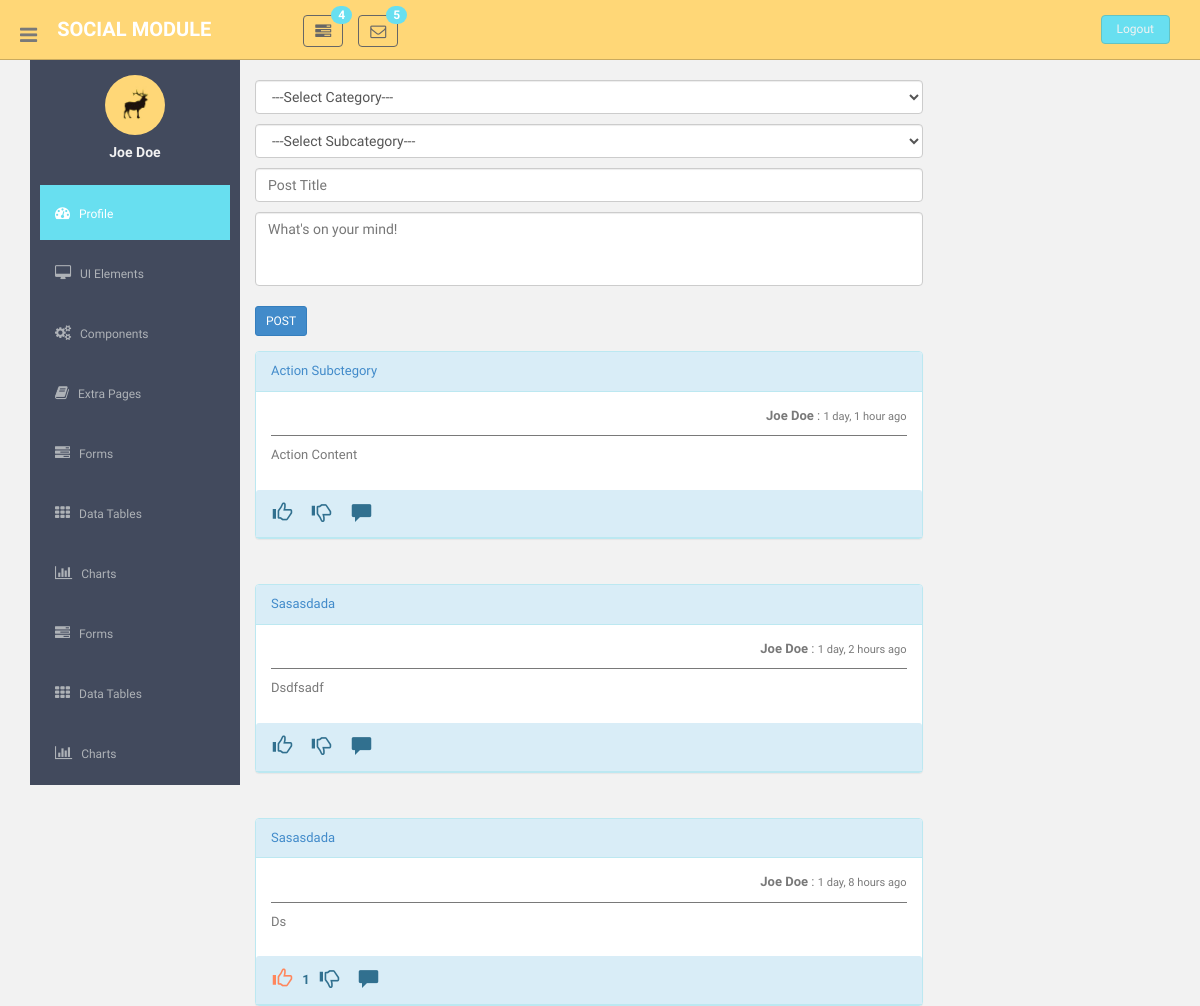
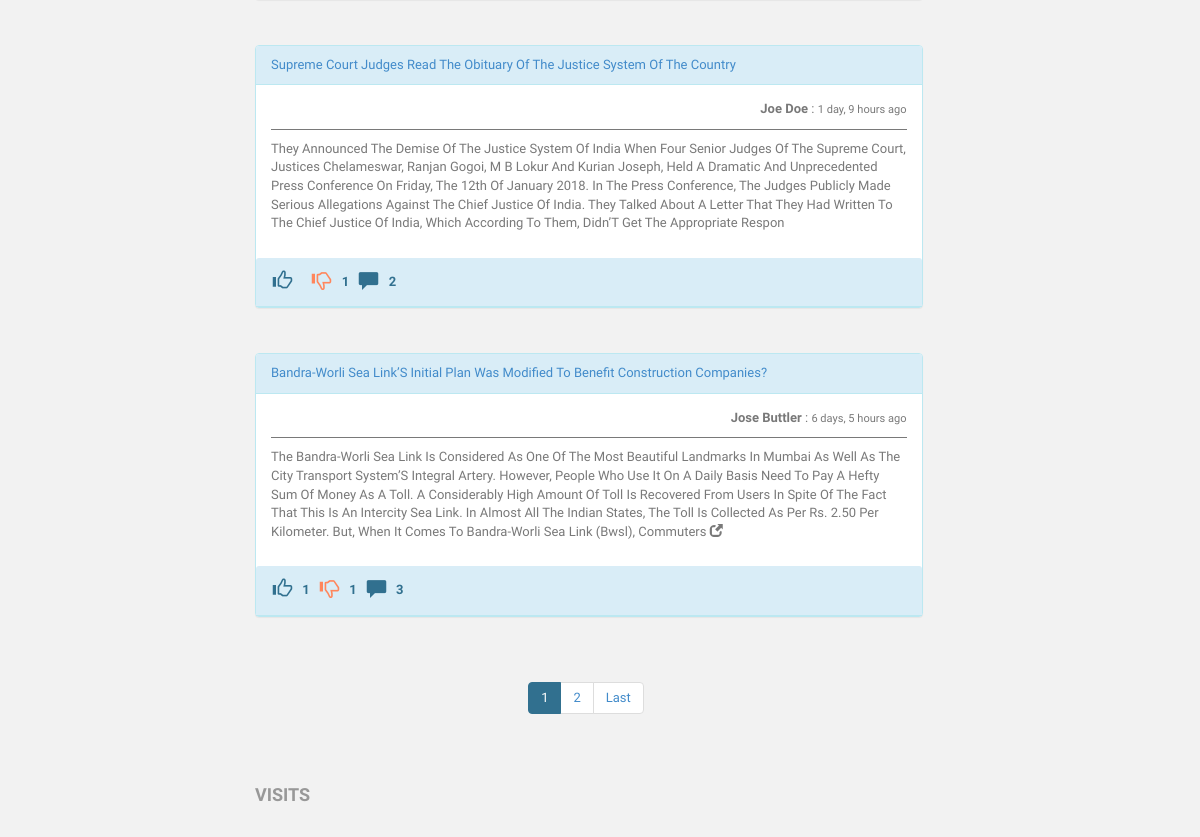
/dashboard/ (signed in, upper part), run on an earlier commit of the app's database (2 pictures, top to bottom).
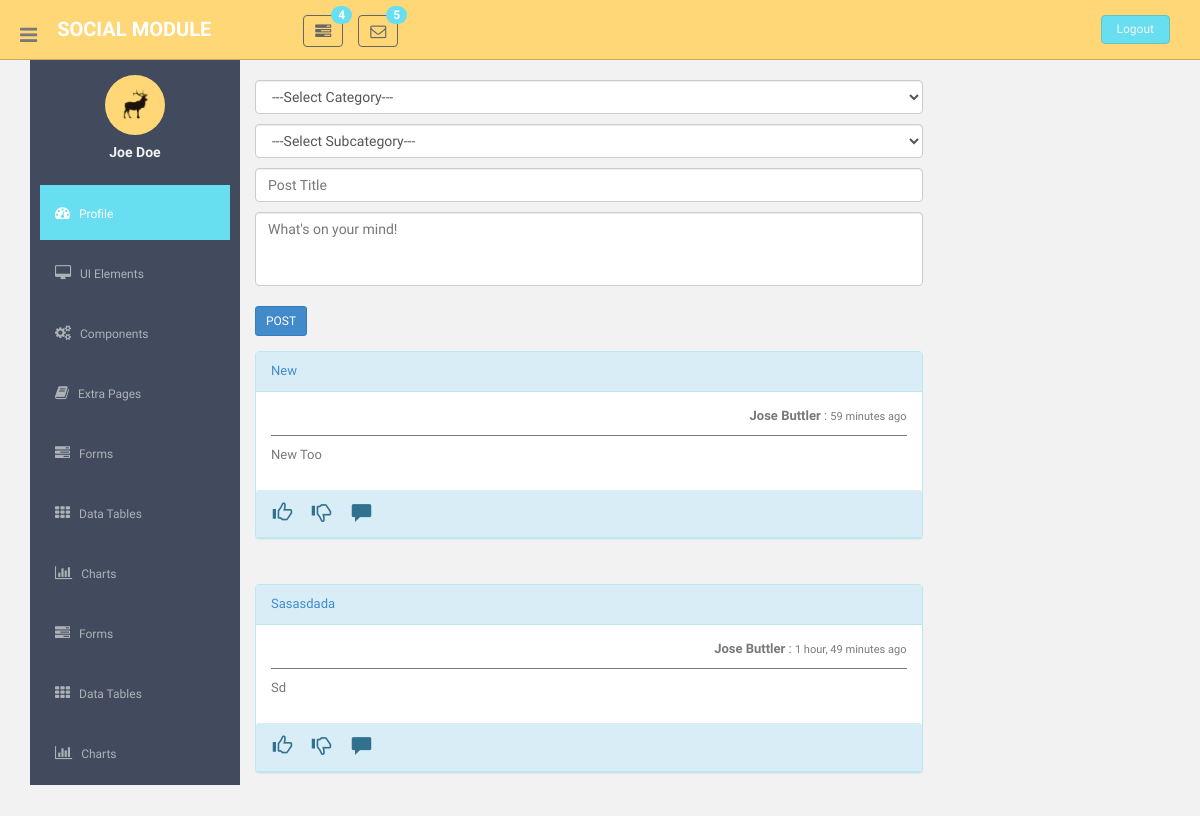
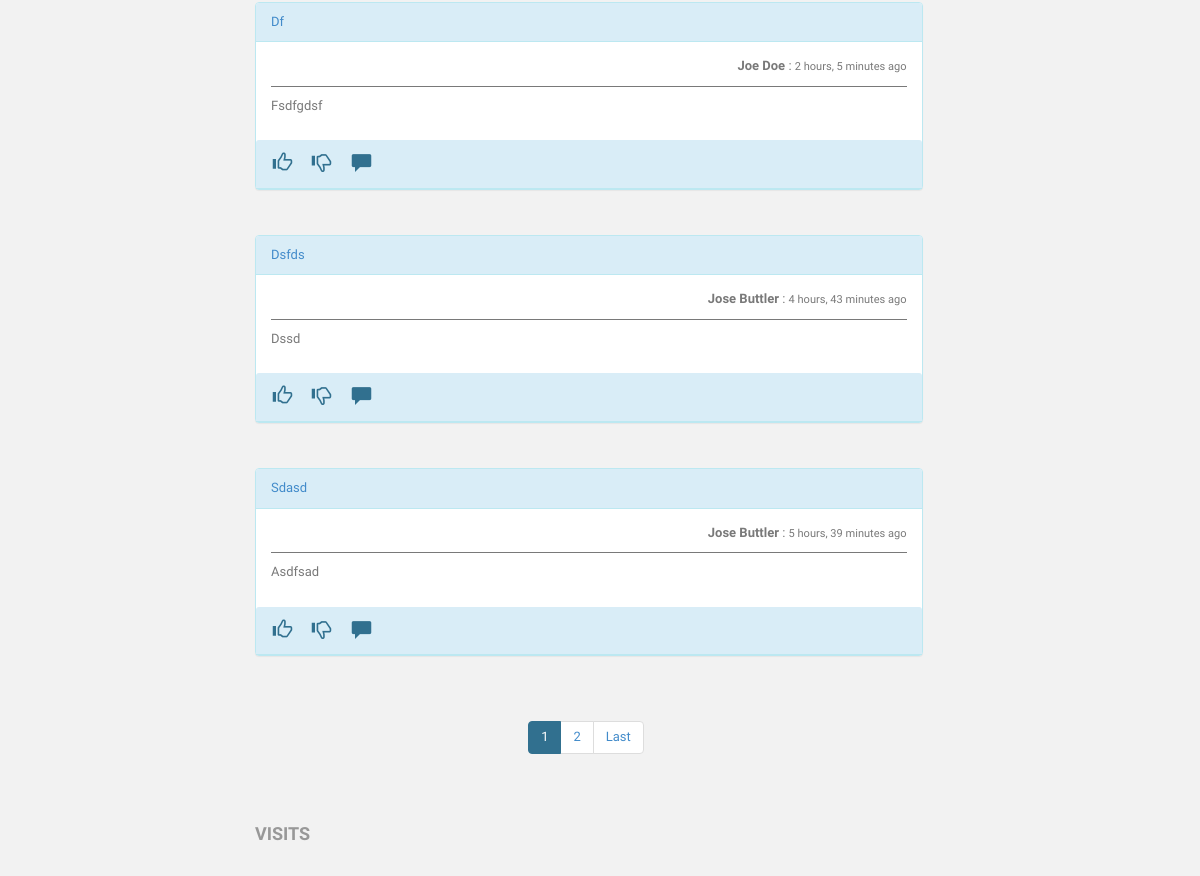
And on a later commit of the database (2 pictures, top to bottom).
### social/models.py (models this page shows, shortened)
class Post(models.Model):
    category = models.CharField(choices=CATEGORIES, max_length=256, null=True, blank=True)
    subcategory = models.CharField(max_length=256, null=True, blank=True)
    author = models.ForeignKey(settings.AUTH_USER_MODEL, on_delete=models.CASCADE)
    title = models.CharField(max_length=200)
    text = models.TextField()
    created_date = models.DateTimeField(default=timezone.now)
    published_date = models.DateTimeField(blank=True, null=True)
    is_active = models.BooleanField(default=True)
    xcat = models.ForeignKey(XCategory, on_delete=models.CASCADE, null=True, blank=True)
    xsubcat = models.ForeignKey(XSubcategory, on_delete=models.CASCADE, null=True, blank=True)

### social/views.py (the view)
# urls.py: path('dashboard/',views.dashboard,name='dashboard'),
@login_required()
def dashboard(request):
    posts = Post.objects.filter(is_active=True).order_by("-published_date")
    paginator_obj = Paginator(posts, 5)
    page = request.GET.get('page')
    posts = paginator_obj.get_page(page)
    context = {
                'user': request.user,
                'posts': posts, 'dt': dt.now,
                'timezone':timezone,
                'total_pages':paginator_obj.num_pages,
                'categories': CATEGORIES,
                'active_class': 'dashboard'
            }
    return render(request,'dashboard.html', context)

### social/templatetags/c_filters.py (called while the page is built)
@stringfilter
@register.filter(name="show_more")
def show_more(value):
    if len(value) > 500:
        return value[:500]
    return value

@register.filter(name="count_length")
@stringfilter
def count_length(value):
    return len(value)

@register.simple_tag
def get_like_obj(post_id, user_id):
    try:
        obj = Like.objects.filter(post=post_id, user=user_id)
        if obj:
            return True
    except Like.DoesNotExist:
       return False

@register.simple_tag
def get_dislike_obj(post_id, user_id):
    try:
        obj = Dislike.objects.filter(post=post_id, user=user_id)
        if obj:
            return True
    except Dislike.DoesNotExist:
       return False

@register.simple_tag
def get_comments(queryset):
    return queryset.order_by('-commented_at')

@register.simple_tag
def get_replies(queryset):
    return queryset.order_by('-commented_at')

@register.filter(name='pluralize_reply')
def pluralize_reply(value):
    if value == 1:
        return str(value) + ' ' + 'reply'
    else:
        return str(value) + ' ' + 'replies'

### social/templates/dashboard.html (shortened to what the changed rows need)
{% extends 'base.html' %}
{% load static %}
{% load mathfilters %}
{% load c_filters %}
{% block content %}
  <body>
  <section id="container" >
      <section id="main-content">
          <section class="wrapper">
              <div class="row">
                  <div class="col-lg-9 main-chart">
                      <div>
                     <div class="row">
                         {% for post in posts %}
                       <div class="col-md-12 col-sm-12 mb" id="post-id-{{ post.id }}">
						<div class="panel panel-info ">
                            <div class="panel-heading"><a href="#" onclick="show_post({{ post.id }})" data-toggle="modal" data-target="#post_view_modal"><span id="post-title">{{ post.title | title }}</span></a>
                            </div>
                      		<div class="panel-body">
                               <div class="row">
                                   <div class="col-md-12">
                                       <div style="float:right;">
                                           <strong id="post-author">
                                               {{ post.author.first_name | title }} {{ post.author.last_name | title }}</strong> :
                                           <span id="post-published">
                                               <small>{{ post.published_date|timesince }} ago</small>
                                           </span>
                                       </div>
                                   </div>
                               </div>
                                    <hr style="border-top: 1px solid #797979;margin-top:10px;margin-bottom:10px;">
                                    <p id="post-text">
                                        {% if post.text|count_length > 500 %}
                                            {{ post.text |title|show_more }}
                                            <i data-toggle="modal" data-target="#post_view_modal" onclick="show_post({{ post.id }})" style="transform:scale(1,1);cursor:pointer" class="glyphicon glyphicon-new-window"></i>
                                        {% else %}
                                            {{ post.text|title }}
                                        {% endif %}
                                    </p>
                            </div>
                            <div class="panel-heading">
                                <ul class="dlikes list-group" >
                                    {% get_like_obj post.id request.user.id as like_obj %}
                                    {% get_dislike_obj post.id request.user.id as dislike_obj %}
                                        {% if like_obj %}
                                        <li class="list-group-item">
                                            <i onclick="undolike({{ post.id }})" style="transform:scale(1.5,1.5); cursor:pointer;" class="undolike likedislikeclass glyphicon glyphicon-thumbs-up" aria-hidden="true"></i>
                                        </li>
                                        {% else %}
                                            <li class="list-group-item">
                                                <i onclick="like({{ post.id }})" style="transform:scale(1.5,1.5);cursor:pointer;" class="like glyphicon glyphicon-thumbs-up" aria-hidden="true"></i>
                                            </li>
                                        {%endif%}
                                        {% if post.likes.count > 0 %}
                                            <li class="list-group-item">
                                                <strong id="like-count">{{ post.likes.count }}</strong>
                                            </li>
                                        {% else %}
                                            <li class="list-group-item">
                                            </li>
                                        {% endif %}
                                    {% if dislike_obj %}
                                    <li class="list-group-item">
                                        <i onclick="undodislike({{ post.id }})" style="transform:scale(1.5,1.5); cursor:pointer;" class="undodislike likedislikeclass glyphicon glyphicon-thumbs-down" aria-hidden="true"></i>
                                    </li>
                                    {% else %}
                                        <li class="list-group-item">
                                            <i onclick="dislike({{ post.id }})" style="transform:scale(1.5,1.5);cursor:pointer;" class="dislike glyphicon glyphicon-thumbs-down" aria-hidden="true"></i>
                                        </li>
                                    {%endif%}
                                    {% if post.dislikes.count > 0 %}
                                        <li class="list-group-item">
                                            <strong id="dislike-count">{{ post.dislikes.count }}</strong>
                                        </li>
                                    {% else %}
                                        <li class="list-group-item">
                                        </li>
                                    {% endif %}
                                    <li class="list-group-item">
                                        <i onclick="comment({{ post.id }})" style="transform:scale(1.5,1.5); cursor:pointer;" class="glyphicon glyphicon-comment" aria-hidden="true"></i>
                                    </li>
                                    {% if post.comment_set.count > 0 %}
                                        <li class="list-group-item">
                                            <strong id="comment-count">{{ post.comment_set.count }}</strong>
                                        </li>
                                    {% else %}
                                        <li class="list-group-item">
                                        </li>
                                    {% endif %}
                                </ul>
                                        {% get_comments post.comment_set.all as qs %}
                            </div>
                       </div>
                     </div>
                         {% endfor %}
                     </div>
                  </div>
              </div><! --/row -->
          </section>
      </section>
  </section>
  </body>
{% endblock %}

What changed in the data, as far as the page shows it:
no longer on this page (row unchanged): Post: title "Action Subctegory", author.first_name "Joe", author.last_name "Doe", published_date "1 day, 1 hour", text "Action Content"
no longer on this page (row unchanged): Post: title "Sasasdada", author.first_name "Joe", author.last_name "Doe", published_date "1 day, 2 hours", text "Dsdfsadf"
removed Post: title "Sasasdada", author.first_name "Joe", author.last_name "Doe", published_date "1 day, 8 hours", text "Ds", likes.count "1"
no longer on this page (row unchanged): Post: title "Supreme Court Judges Read The Obituary Of The Justice System Of The Country", author.first_name "Joe", author.last_name "Doe", published_date "1 day, 9 hours", text "They Announced The Demise Of The Justice System Of India When Four Senior Judges Of The Supreme Court, Justices Chelameswar, Ranjan Gogoi, M B Lokur And Kurian Joseph, Held A Dramatic And Unprecedented Press Conference On Friday, The 12th Of January 2018. In The Press Conference, The Judges Publicly Made Serious Allegations Against The Chief Justice Of India. They Talked About A Letter That They Had Written To The Chief Justice Of India, Which According To Them, Didn’T Get The Appropriate Respon", dislikes.count "1", comment_set.count "2"
no longer on this page (row unchanged): Post: title "Bandra-Worli Sea Link’S Initial Plan Was Modified To Benefit Construction Companies?", author.first_name "Jose", author.last_name "Buttler", published_date "6 days, 5 hours", text|show_more "The Bandra-Worli Sea Link Is Considered As One Of The Most Beautiful Landmarks In Mumbai As Well As The City Transport System’S Integral Artery. However, People Who Use It On A Daily Basis Need To Pay A Hefty Sum Of Money As A Toll. A Considerably High Amount Of Toll Is Recovered From Users In Spite Of The Fact That This Is An Intercity Sea Link. In Almost All The Indian States, The Toll Is Collected As Per Rs. 2.50 Per Kilometer. But, When It Comes To Bandra-Worli Sea Link (Bwsl), Commuters", likes.count "1", dislikes.count "1", comment_set.count "3"
added Post: title "New", author.first_name "Jose", author.last_name "Buttler", published_date "59 minutes", text "New Too"
added Post: title "Sasasdada", author.first_name "Jose", author.last_name "Buttler", published_date "1 hour, 49 minutes", text "Sd"
added Post: title "Df", author.first_name "Joe", author.last_name "Doe", published_date "2 hours, 5 minutes", text "Fsdfgdsf"
added Post: title "Dsfds", author.first_name "Jose", author.last_name "Buttler", published_date "4 hours, 43 minutes", text "Dssd"
added Post: title "Sdasd", author.first_name "Jose", author.last_name "Buttler", published_date "5 hours, 39 minutes", text "Asdfsad"
